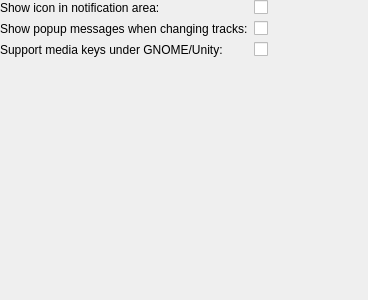
<?xml version="1.0" encoding="UTF-8"?>
<ui version="4.0">
 <class>ExternalSettings</class>
 <widget class="QWidget" name="ExternalSettings">
  <property name="geometry">
   <rect>
    <x>0</x>
    <y>0</y>
    <width>368</width>
    <height>300</height>
   </rect>
  </property>
  <property name="windowTitle">
   <string>Form</string>
  </property>
  <layout class="QFormLayout" name="formLayout">
   <property name="fieldGrowthPolicy">
    <enum>QFormLayout::ExpandingFieldsGrow</enum>
   </property>
   <property name="margin">
    <number>0</number>
   </property>
   <item row="0" column="0">
    <widget class="BuddyLabel" name="label_4">
     <property name="text">
      <string>Show icon in notification area:</string>
     </property>
     <property name="buddy">
      <cstring>systemTrayCheckBox</cstring>
     </property>
    </widget>
   </item>
   <item row="0" column="1">
    <widget class="OnOffButton" name="systemTrayCheckBox">
     <property name="enabled">
      <bool>true</bool>
     </property>
     <property name="text">
      <string/>
     </property>
    </widget>
   </item>
   <item row="1" column="0">
    <widget class="BuddyLabel" name="label_5">
     <property name="text">
      <string>Show popup messages when changing tracks:</string>
     </property>
     <property name="buddy">
      <cstring>systemTrayPopup</cstring>
     </property>
    </widget>
   </item>
   <item row="1" column="1">
    <widget class="OnOffButton" name="systemTrayPopup">
     <property name="text">
      <string/>
     </property>
    </widget>
   </item>
   <item row="3" column="0">
    <widget class="QLabel" name="gnomeMediaKeysLabel">
     <property name="text">
      <string>Support media keys under GNOME/Unity:</string>
     </property>
    </widget>
   </item>
   <item row="3" column="1">
    <widget class="OnOffButton" name="gnomeMediaKeys"/>
   </item>
  </layout>
 </widget>
 <customwidgets>
  <customwidget>
   <class>OnOffButton</class>
   <extends>QCheckBox</extends>
   <header>onoffbutton.h</header>
  </customwidget>
  <customwidget>
   <class>BuddyLabel</class>
   <extends>QLabel</extends>
   <header>buddylabel.h</header>
  </customwidget>
 </customwidgets>
 <tabstops>
  <tabstop>systemTrayCheckBox</tabstop>
  <tabstop>systemTrayPopup</tabstop>
  <tabstop>gnomeMediaKeys</tabstop>
 </tabstops>
 <resources/>
 <connections/>
</ui>
